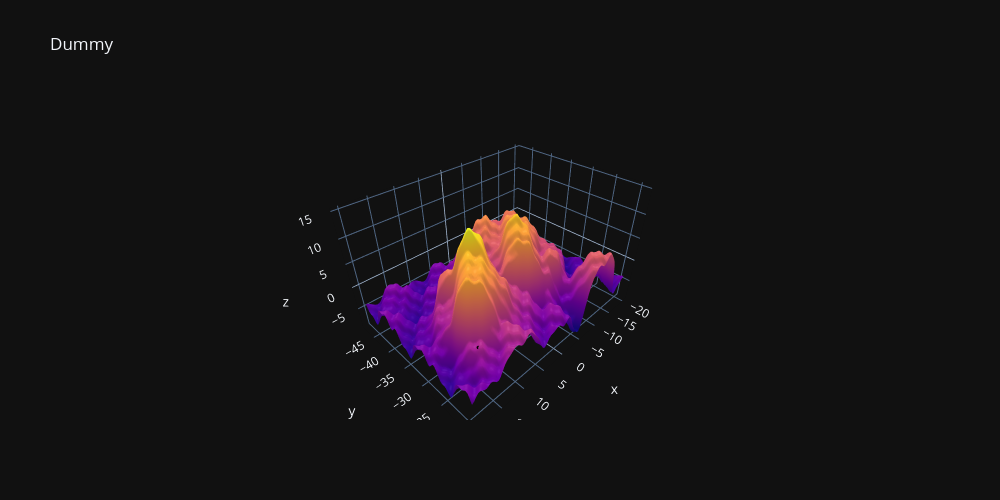

The notebook cell saved with this chart:
### Code cell
X = np.load('X.npy')
Y = np.load('Y.npy')
Z = np.load('Z.npy')


# Get the shape of the meshgrid
rows, cols = X.shape

# Generate a random row and column index
random_row = np.random.randint(0, rows)
random_col = np.random.randint(0, cols)

# Extract the random coordinate
random_x = X[random_row, random_col]
random_y = Y[random_row, random_col]
random_z = Z[random_row,random_col]

print(f"Randomly chosen coordinate: ({random_x}, {random_y})")
fig.add_trace(
    go.Scatter3d(
        x=[random_x],
        y=[random_y],
        z=[random_z],
        mode='markers',
        marker=dict(size=2, color='black'),
        name='Random Point'
    )
)
fig.update_layout(template = 'plotly_dark')
fig.show()

### Figure 1 — Plotly figure (JSON) as saved in the notebook; plotly's stock layout.template omitted (floating-point values rounded to 4 significant figures; data arrays with more than 128 entries replaced by an {"elided": "..."} marker saying what was removed)
{"data": [{"showscale": false, "type": "surface", "x": {"elided": "100x100 float values"}, "y": {"elided": "100x100 float values"}, "z": {"elided": "100x100 float values"}}, {"marker": {"color": "black", "size": 2}, "mode": "markers", "name": "Random Point", "type": "scatter3d", "x": [15.15], "y": [-22.81], "z": [0.416]}], "layout": {"height": 500, "title": {"text": "Dummy"}, "width": 1000}}
